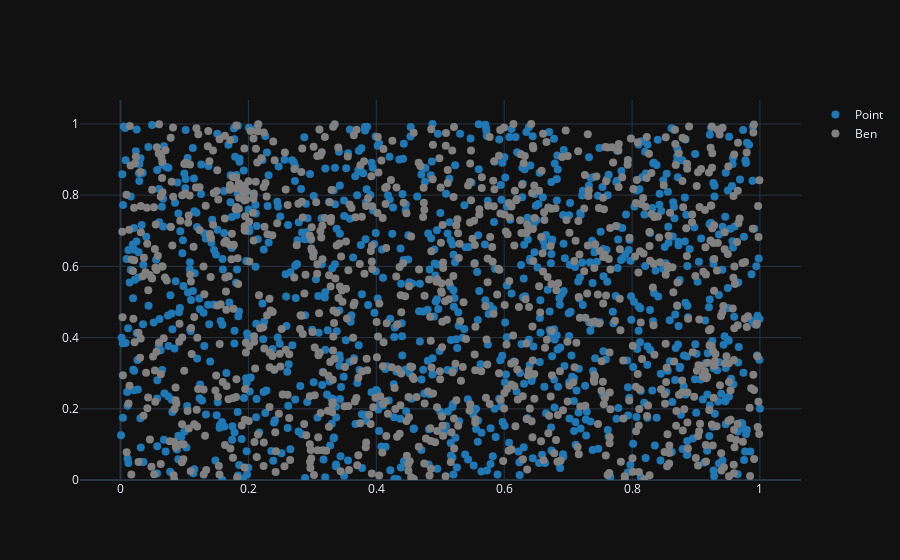

Source (notebook cell):
### Code cell
x = np.random.random(1000)
y = np.random.random(1000)
df = pd.DataFrame({'x': x, 'y': y})

x = np.random.random(1000)
y = np.random.random(1000)
df2 = pd.DataFrame({'x': x, 'y': y})

ggplot(df, aes(x='x', y='y')) + geom_point() + geom_point(df2, aes(x='x', y='y', color='grey'), name="Ben") + theme_dark()

### Figure 1 — Plotly figure (JSON) as saved in the notebook; plotly's stock layout.template omitted (floating-point values rounded to 4 significant figures; data arrays with more than 128 entries replaced by an {"elided": "..."} marker saying what was removed)
{"data": [{"marker": {"color": "#1f77b4", "size": 8}, "mode": "markers", "name": "Point", "opacity": 1, "showlegend": true, "type": "scatter", "x": {"elided": "1000 float values"}, "xaxis": "x", "y": {"elided": "1000 float values"}, "yaxis": "y"}, {"marker": {"color": "grey", "size": 8}, "mode": "markers", "name": "Ben", "opacity": 1, "showlegend": true, "type": "scatter", "x": {"elided": "1000 float values"}, "xaxis": "x", "y": {"elided": "1000 float values"}, "yaxis": "y"}], "layout": {"xaxis": {"anchor": "y", "domain": [0, 1]}, "yaxis": {"anchor": "x", "domain": [0, 1], "rangemode": "tozero"}}}
